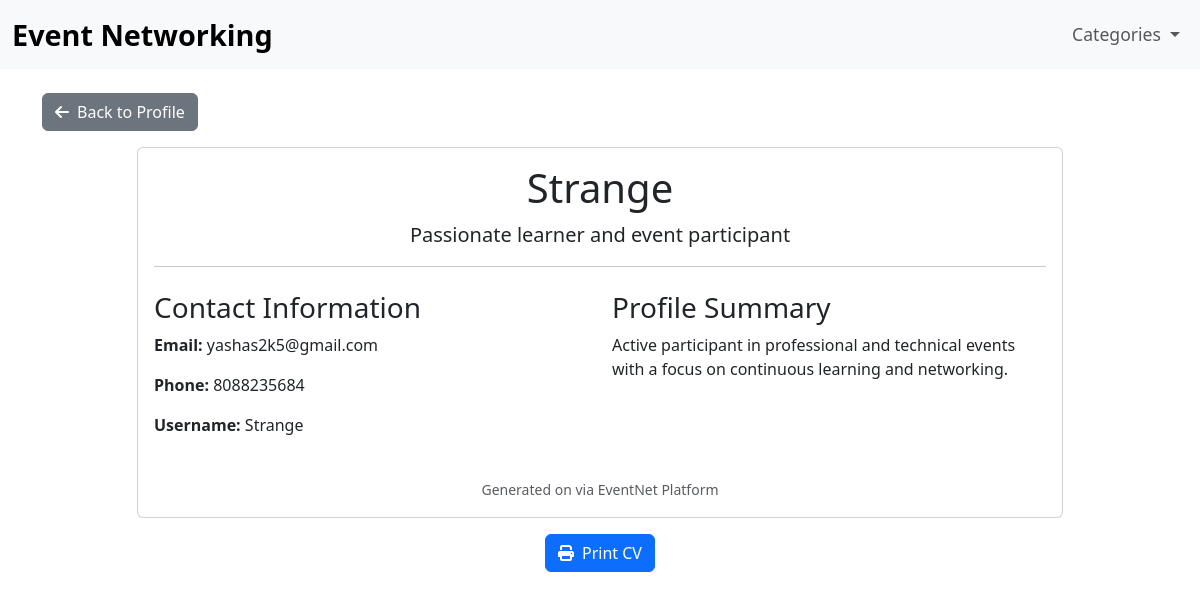
Before: /generate-cv/ (signed in) with the older database file.
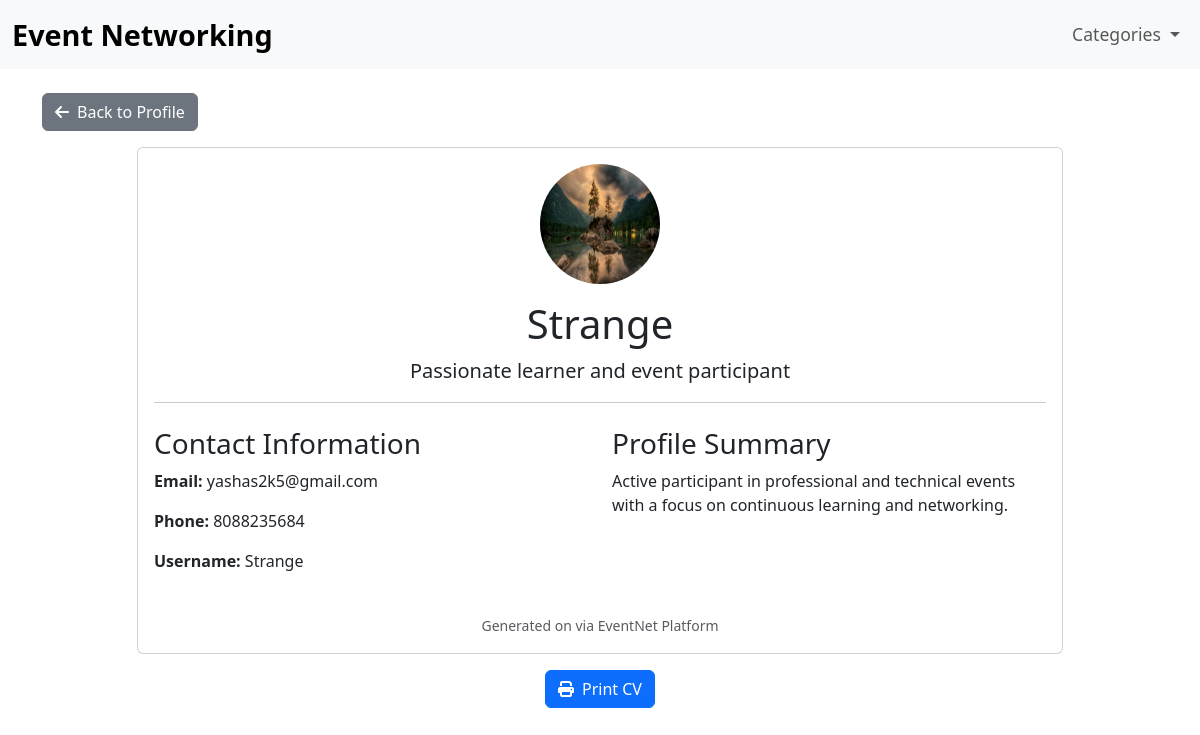
After: the same page with the newer database file.
### events/models.py (models this page shows, shortened)
class User(AbstractUser):
    USER_TYPES = (
        ('organizer', 'Organizer'),
        ('participant', 'Participant'),
    )
    user_type = models.CharField(max_length=20, choices=USER_TYPES)
    phone = models.CharField(max_length=15, blank=True, null=True)
    bio = models.TextField(max_length=500, blank=True, null=True)
    profile_picture = models.ImageField(upload_to='profile_pics/', blank=True)
    areas_of_interest = models.ManyToManyField('Category', blank=True)

### events/views.py (the view)
# urls.py: path('generate-cv/', views.generate_cv, name='generate_cv'),
@login_required
def generate_cv(request):
    user = request.user
    certificates = Certificate.objects.filter(participant=user)
    attended_events = EventRegistration.objects.filter(participant=user, attended=True)
    context = {
        'user': user,
        'certificates': certificates,
        'attended_events': attended_events,
    }
    return render(request, 'events/cv_template.html', context)

### event_networking/context_processors.py (called while the page is built)
def unread_message_count(request):
    if request.user.is_authenticated:
        count = Message.objects.filter(receiver=request.user, is_read=False).count()
        return {'unread_message_count': count}
    return {'unread_message_count': 0}

### templates/events/cv_template.html (shortened to what this page needs)
{% extends 'base.html' %}
{% block content %}
<div class="text-start mb-3 no-print">
    <a href="{% url 'profile' %}" class="btn btn-secondary">
        <i class="fas fa-arrow-left me-2"></i>Back to Profile
    </a>
</div>
<div class="row justify-content-center">
    <div class="col-md-10">
        <div class="card" id="cv-content">
            <div class="card-body">
                <div class="text-center mb-4">
                    {% if user.profile_picture %}
                        <img src="{{ user.profile_picture.url }}" class="rounded-circle mb-3" width="120" height="120">
                    {% endif %}
                    <h1>{{ user.get_full_name|default:user.username }}</h1>
                    <p class="lead">{{ user.bio|default:"Passionate learner and event participant" }}</p>
                    <hr>
                </div>
                <div class="row mb-4">
                    <div class="col-md-6">
                        <h3>Contact Information</h3>
                        <p><strong>Email:</strong> {{ user.email }}</p>
                        {% if user.phone %}
                        <p><strong>Phone:</strong> {{ user.phone }}</p>
                        {% endif %}
                        <p><strong>Username:</strong> {{ user.username }}</p>
                    </div>
                    <div class="col-md-6">
                        <h3>Profile Summary</h3>
                        <p>Active participant in professional and technical events with a focus on continuous learning and networking.</p>
                    </div>
                </div>
                <div class="text-center mt-4">
                    <small class="text-muted">Generated on {{ "now"|date:"F d, Y" }} via EventNet Platform</small>
                </div>
            </div>
        </div>
        <div class="text-center mt-3 no-print">
            <button onclick="window.print()" class="btn btn-primary">
                <i class="fas fa-print me-2"></i>Print CV
            </button>
        </div>
    </div>
</div>
{% endblock %}

Changed rows visible on the page:
changed User "Strange": profile_picture: picture added
